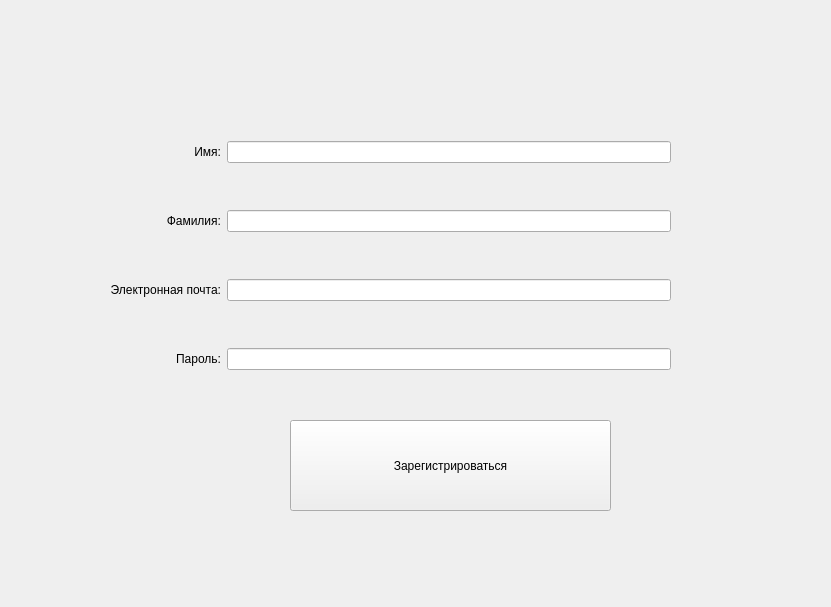
<?xml version="1.0" encoding="UTF-8"?>
<ui version="4.0">
 <class>RegisterWindow</class>
 <widget class="QMainWindow" name="RegisterWindow">
  <property name="geometry">
   <rect>
    <x>0</x>
    <y>0</y>
    <width>831</width>
    <height>607</height>
   </rect>
  </property>
  <property name="windowTitle">
   <string>MainWindow</string>
  </property>
  <widget class="QWidget" name="centralwidget">
   <widget class="QPushButton" name="registerPB">
    <property name="geometry">
     <rect>
      <x>290</x>
      <y>420</y>
      <width>321</width>
      <height>91</height>
     </rect>
    </property>
    <property name="text">
     <string>Зарегистрироваться</string>
    </property>
   </widget>
   <widget class="QWidget" name="layoutWidget">
    <property name="geometry">
     <rect>
      <x>110</x>
      <y>100</y>
      <width>561</width>
      <height>311</height>
     </rect>
    </property>
    <layout class="QGridLayout" name="gridLayout">
     <item row="0" column="0">
      <widget class="QLabel" name="label_name">
       <property name="text">
        <string>Имя:</string>
       </property>
       <property name="alignment">
        <set>Qt::AlignmentFlag::AlignRight|Qt::AlignmentFlag::AlignTrailing|Qt::AlignmentFlag::AlignVCenter</set>
       </property>
      </widget>
     </item>
     <item row="0" column="1">
      <widget class="QLineEdit" name="lineName"/>
     </item>
     <item row="1" column="0">
      <widget class="QLabel" name="label_surname">
       <property name="text">
        <string>Фамилия:</string>
       </property>
       <property name="alignment">
        <set>Qt::AlignmentFlag::AlignRight|Qt::AlignmentFlag::AlignTrailing|Qt::AlignmentFlag::AlignVCenter</set>
       </property>
      </widget>
     </item>
     <item row="1" column="1">
      <widget class="QLineEdit" name="surnameLine"/>
     </item>
     <item row="2" column="0">
      <widget class="QLabel" name="label_email">
       <property name="text">
        <string>Электронная почта:</string>
       </property>
       <property name="alignment">
        <set>Qt::AlignmentFlag::AlignRight|Qt::AlignmentFlag::AlignTrailing|Qt::AlignmentFlag::AlignVCenter</set>
       </property>
      </widget>
     </item>
     <item row="2" column="1">
      <widget class="QLineEdit" name="lineEmail"/>
     </item>
     <item row="3" column="0">
      <widget class="QLabel" name="label_password">
       <property name="text">
        <string>Пароль:</string>
       </property>
       <property name="alignment">
        <set>Qt::AlignmentFlag::AlignRight|Qt::AlignmentFlag::AlignTrailing|Qt::AlignmentFlag::AlignVCenter</set>
       </property>
      </widget>
     </item>
     <item row="3" column="1">
      <widget class="QLineEdit" name="linePassword">
       <property name="echoMode">
        <enum>QLineEdit::EchoMode::Password</enum>
       </property>
      </widget>
     </item>
    </layout>
   </widget>
  </widget>
 </widget>
 <resources/>
 <connections/>
</ui>
